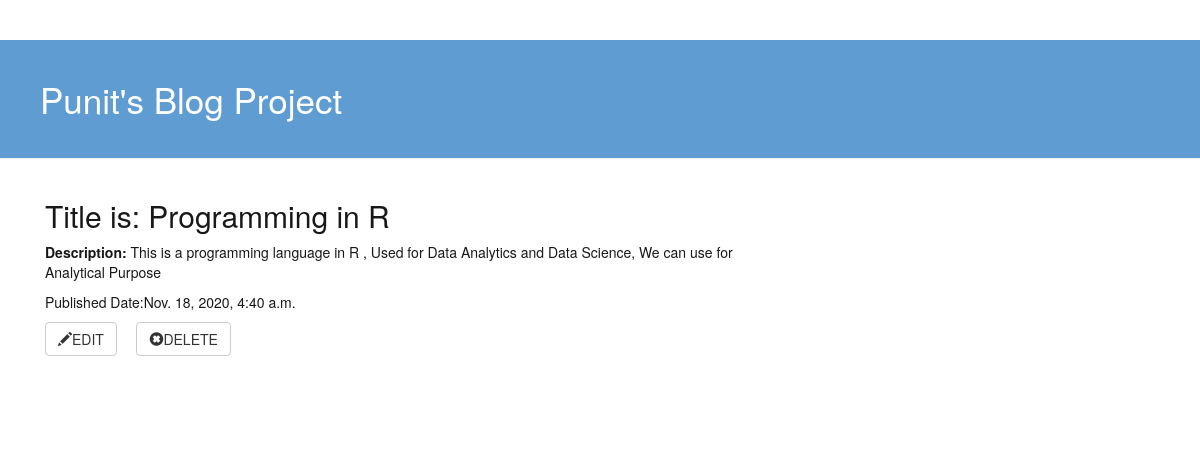
The app's page /post_detail/3/ with its own data.
### blog/models.py (models this page shows, shortened)
class BlogPost(models.Model):
    author = models.ForeignKey(settings.AUTH_USER_MODEL,on_delete=models.CASCADE)
    title = models.CharField(max_length=200)
    text = models.TextField()
    created_date = models.DateTimeField(default=timezone.now)
    published_date = models.DateTimeField(blank=True,null=True)

### blog/views.py (the view)
# urls.py: path('post_detail/<int:pk>/',views.post_detail,name='post_detail'),
def post_detail(request,pk):
    post = get_object_or_404(BlogPost,pk=pk)
    return render(request,'blog_pages/post_detail.html',{'post':post})

### blog/templates/blog_pages/post_detail.html (shortened to what this page needs)
{% extends 'blog_pages/base.html' %}
{% block content %}
    <div class="post">
                <div class="information">
                    <h2>Title is: {{ post.title }}</h2>
                    <p><b>Description: </b> {{ post.text }}</p>
                    <p>Published Date:{{ post.published_date }}</p>
                    <a class="btn btn-default" href="{% url 'post_edit' pk=post.pk %}"><span class="glyphicon glyphicon-pencil"></span>EDIT</a>
                    <a class="btn btn-default" href="{% url 'post_remove' pk=post.pk %}"><span class="glyphicon glyphicon-remove-sign"></span>DELETE</a>
                </div>
            </div>
{% endblock %}

### blog/static/css/blog.css (style rules this page uses)
h1,h2 { font-family: 'Raleway', sans-serif; }
.information { color:#191818; }
.post { margin-bottom:70px; }

### records on screen
BlogPost: title "Programming in R", text "This is a programming language in R , Used for Data Analytics and Data Science, We can use for Analytical Purpose", published_date "Nov. 18, 2020, 4:40 a.m."
